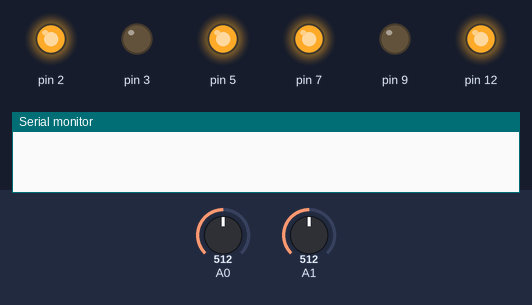
The sketch below on a simulated Arduino Uno, built with avr-gcc and run on an emulated ATmega328P. On the bench: output pins drawn as LEDs (lit = HIGH), the last lines printed to the serial monitor. Dashed ring = blinking. Inputs (shaded band) come from the test bench; at power-on: A0 = 512, A1 = 512.

Above: at 1.2 s.
1.3 s: A0 set to 159
2.8 s: A0 set to 136
At 3.05 s:
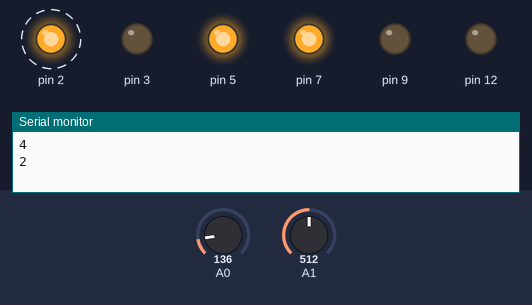
Timing chart, 0 to 11.8 s (numbered marks = the images above; inputs shaded):
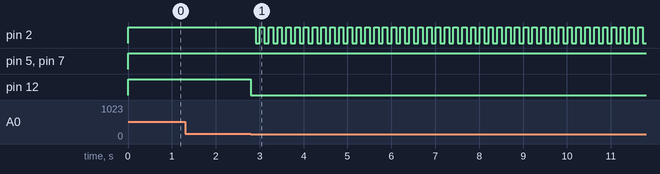

The sketch:

Laser_Module.ino
```cpp
#include<SoftwareSerial.h>
SoftwareSerial BTSerial(10,11);
int nice=10;
void setup() {
  // put your setup code here, to run once:
  BTSerial.begin(9600);
  pinMode(A0,INPUT);
  pinMode(A1,INPUT);
  pinMode(12,OUTPUT);
  pinMode(9,OUTPUT);
  pinMode(7,OUTPUT);
  pinMode(5,OUTPUT);
  pinMode(2,OUTPUT);
  pinMode(3,OUTPUT);
  Serial.begin(9600);

}

void loop() {
  // put your main code here, to run repeatedly:
  float data1;
  float data2;
  digitalWrite(12,HIGH);
  digitalWrite(7,HIGH);
  digitalWrite(5,HIGH);
  data1 = analogRead(A0);
  digitalWrite(2,HIGH);
  data2 = analogRead(A1);
  int i=1;

  if(data1<150 || data2<150)
  { digitalWrite(12,LOW);
  //Serial.println(data);
  int x = BTSerial.println("10");
  int y = BTSerial.write("10");
  Serial.println(x);
  Serial.println(y);
  repeat:
    digitalWrite(2,HIGH);
    delay(100);
    digitalWrite(2,LOW);
    delay(100);
    i++;
    if(i<20)
      goto repeat;
     }
 }
```

Measured:
- the behaviour switches between 150 and 149 on A0 (found by bisection; images 0 and 1)
- after the input at 1.3 s, every drawn part: stays the same
- after the input at 2.8 s, pin 2: alternates HIGH for 0.10 s and LOW for 0.10 s, starting after 0.11 s; pin 12: HIGH → LOW at once
